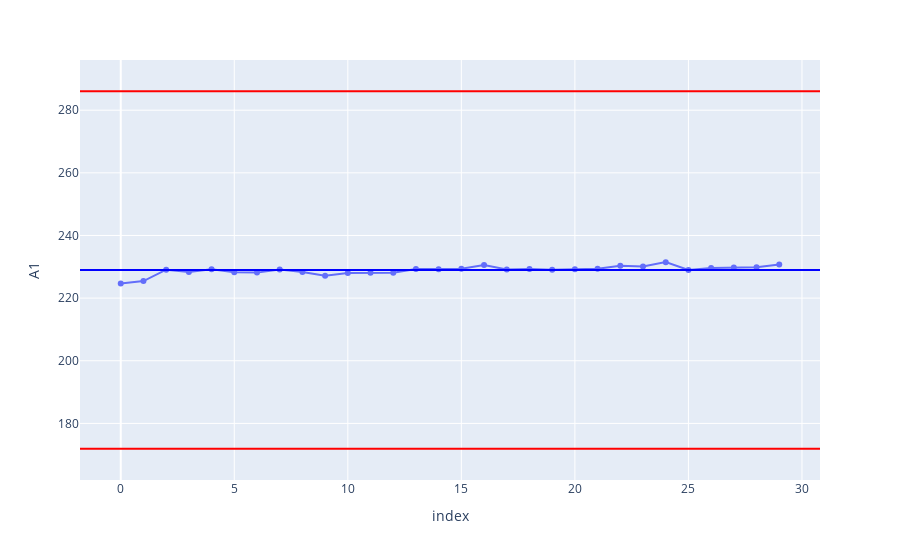

Write notebook code for a chart like this one.
### Code cell
# 6. 위에서 계산된 테이블을 df_clean_day 선언을 한 뒤, 결측값을 제거하고, A1값에 대한
#     Xbar - sd 관리도를 시각화 (index 주의)

df_clean_day = df1_merge.dropna()
df_clean_day.head(2)

center =df_clean_day['A1'].mean()
USL = center + (df_clean_day['A1'].std() *3)
LSL = center - (df_clean_day['A1'].std() *3)

df1_A1_Xbar = df_clean_day[['A1']].reset_index()

fig1 = px.line(df1_A1_Xbar.iloc[:30], x='index', y='A1')
fig1.update_traces(mode='markers+lines')
fig1.add_hline(y=center, line_color='Blue')
fig1.add_hline(y=USL, line_color='Red')
fig1.add_hline(y=LSL, line_color='Red')
fig1.update_layout(yaxis_range = [LSL-10, USL+10])

### Figure 1 — Plotly figure (JSON) as saved in the notebook; plotly's stock layout.template omitted (floating-point values rounded to 4 significant figures)
{"data": [{"hovertemplate": "index=%{x}<br>A1=%{y}<extra></extra>", "legendgroup": "", "line": {"color": "#636efa", "dash": "solid"}, "marker": {"symbol": "circle"}, "mode": "markers+lines", "name": "", "orientation": "v", "showlegend": false, "type": "scatter", "x": [0, 1, 2, 3, 4, 5, 6, 7, 8, 9, 10, 11, 12, 13, 14, 15, 16, 17, 18, 19, 20, 21, 22, 23, 24, 25, 26, 27, 28, 29], "xaxis": "x", "y": [224.6, 225.4, 229.1, 228.3, 229.2, 228.3, 228.1, 229.2, 228.3, 227.2, 228.0, 228.1, 228.1, 229.3, 229.2, 229.3, 230.6, 229.2, 229.3, 229.1, 229.3, 229.3, 230.3, 230.1, 231.5, 229.0, 229.6, 229.7, 229.9, 230.8], "yaxis": "y"}], "layout": {"legend": {"tracegroupgap": 0}, "margin": {"t": 60}, "shapes": [{"line": {"color": "Blue"}, "type": "line", "x0": 0, "x1": 1, "xref": "x domain", "y0": 229.0, "y1": 229.0, "yref": "y"}, {"line": {"color": "Red"}, "type": "line", "x0": 0, "x1": 1, "xref": "x domain", "y0": 286.0, "y1": 286.0, "yref": "y"}, {"line": {"color": "Red"}, "type": "line", "x0": 0, "x1": 1, "xref": "x domain", "y0": 171.9, "y1": 171.9, "yref": "y"}], "xaxis": {"anchor": "y", "domain": [0, 1], "title": {"text": "index"}}, "yaxis": {"anchor": "x", "domain": [0, 1], "range": [161.9, 296.0], "title": {"text": "A1"}}}}
